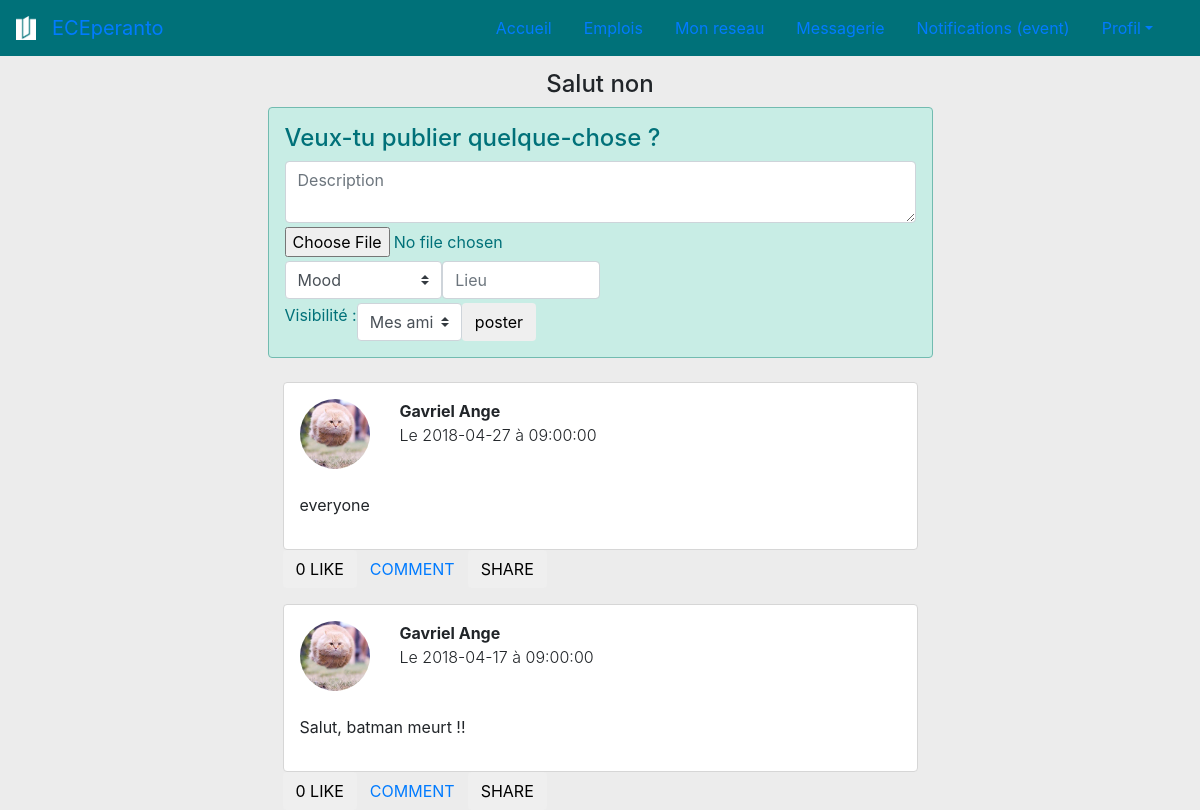
The app's page /pages/home.php (signed in) with its own data.
### tables this page shows
CREATE TABLE IF NOT EXISTS `publication` (
  `ID_author` int(11) NOT NULL,
  `ID_post` int(11) NOT NULL AUTO_INCREMENT,
  `date` date NOT NULL,
  `time` time NOT NULL,
  `visibility` varchar(20) NOT NULL DEFAULT 'Everyone',
  `location` varchar(50) DEFAULT NULL,
  `emotion` varchar(20) DEFAULT NULL,
  `text` text NOT NULL,
  `ID_media` int(11) DEFAULT NULL,
  `media_link` varchar(500) DEFAULT NULL,
  `nb_like` int(11) DEFAULT '0',
  PRIMARY KEY (`ID_post`)
);

### pages/post.php (the view, shortened to what this page needs)
<?php
    $nb_likes = $bdd->query("SELECT COUNT(ID_liker) AS count_likes FROM like_post WHERE ID_liked=".$data['ID_post']);
    $nb_likes_data = $nb_likes->fetch();
?>
<div class="post_style rounded p-3 mt-3" >
    <div class="row">
        <div class="col col-md-auto">
        <div  class="pp_post">
            <?php
			echo '<img src="'.$data['profile_pic'].'" class="img-fluid rounded-circle"> ';
			?>
        </div></div>
        <div class="col">
        <?php echo "<p class='text-capitalize font-weight-bold' style='margin:0px;'>".$data["author_f_n"]." ".$data["author_n"]."</p>";
            echo "<p class='font-weight-light' style='margin:0px;'>Le ".$data["date"]." à ".$data["time"];
                echo "</p>";
        ?>
        </div>
    </div>
    <br />
        <?php echo "<p class='text-justify'>".$data["text"]."</p>";
        ?>
</div>
<?php
    $liked_sql = $bdd->query("SELECT ID_liker FROM like_post
    WHERE ID_liked='".$data["ID_post"]."'
    AND ID_liker='".$_SESSION["ID_user"]."' ");
    $liked = $liked_sql->fetch();
    if (is_array($liked) )
    {
        $can_like=false;
    } else
    {
        $can_like=true;
    }
?>
<div class="row">
    <div class="col col-md-auto"><form action="" method="post">
    <?php
   if ($can_like === true )
   {
    echo '<input class="btn" type="submit" value="'. $nb_likes_data['count_likes'].' LIKE" name="like_'.$data['ID_post'].'">';
   }
   else {
    echo '<input class="btn btn-success" type="submit" value="'. $nb_likes_data['count_likes'].' LIKE" name="like_'.$data['ID_post'].'">';
   }
    echo '<a class="btn" data-toggle="collapse" href="#box_'.$data['ID_post'].'" role="button" aria-expanded="false">COMMENT</a>';
    echo '<input class="btn" type="submit" value="SHARE" name="share_'.$data['ID_post'].'">';
    ?>
    </form></div>
</div>

### pages/home.php (shortened to what this page needs)
<!DOCTYPE html>
<html lang="en">
<head>
	<link href="global.css" rel="stylesheet" type="text/css" />
	<link rel="stylesheet" href="https://stackpath.bootstrapcdn.com/bootstrap/4.1.0/css/bootstrap.min.css">
</head>
<body>
<header>
  <div><?php include ("menu.php"); ?></div>
</header>
<div class="container">
  <div class="row justify-content-center"><h4>Salut <?php echo $_SESSION['first_name']; ?> </h4></div>
  <div class="row justify-content-center">
    <div class="col-lg-7">
      <div class="row">
        <div id="publish_box" class="col-lg-12 rounded p-3 mb-2">
          <h4>Veux-tu publier quelque-chose ?</h4>
          <?php include ("publish.php"); ?>
        </div>
        <br />
      </div>
      <div class="row">
        <?php
          try {
          $bdd = new PDO('mysql:host=localhost;dbname=eceperanto;charset=utf8', 'root', '');
          }
          catch (Exception $e)
          {
              die('Erreur : ' . $e->getMessage());
          }
                $posts= $bdd->query("SELECT user.profile_pic, user.name AS author_n, user.first_name AS author_f_n, ID_post, ID_author,
             publication.date, time, visibility, location, emotion, text, media_link, nb_like
              FROM publication INNER JOIN user ON user.ID_user = publication.ID_author
              WHERE user.ID_user = ANY (" ."SELECT ID_user1 as User
              FROM connect_with WHERE ID_user2 =" . $_SESSION['ID_user'] . "
              UNION
              SELECT ID_user2 as User
              FROM connect_with WHERE ID_user1 =" . $_SESSION['ID_user'] . ") AND visibility <> 'Myself only'
                ORDER BY publication.date DESC, publication.time DESC");
          echo ' <div class="col-md-12">';
          while ($data = $posts->fetch())
          {
                include ("post.php");
            ?>
            <?php
          }
          echo '</div>';
        ?>
      </div>
    </div>
  </div>
</div>
</body>
</html>

### pages/global.css (style rules this page uses)
body { padding-top: 70px; background-color: #ececec !important; }
.post_style { background-color: #ffffff; border-width:1px; border-style:solid; border-color:#d6d6d6; }
.pp_post { max-width: 70px; max-height: 70px; overflow: hidden; display: flex; justify-content: center; color:#007179; }
.pp_post img { object-position: center; height: auto; overflow-x: hidden; }
#publish_box { background-color: #c8ede5; color:#007179; border-width:1px; border-style:solid; border-color:#72bbb0; }

### records on screen
publication: author_f_n "Gavriel", author_n "Ange", date "2018-04-27", time "09:00:00", text "everyone"
publication: author_f_n "Gavriel", author_n "Ange", date "2018-04-17", time "09:00:00", text "Salut, batman meurt !!"

### other values on screen
$_SESSION['first_name'] "non"
